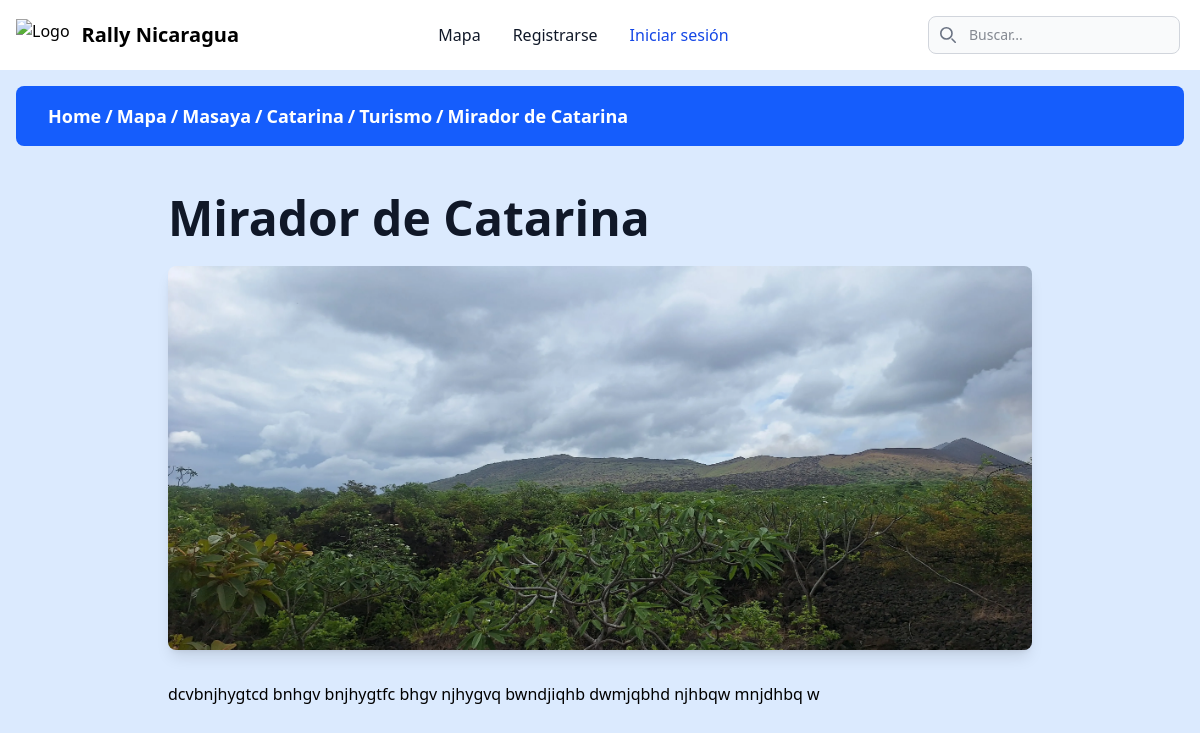
The page /home/maps/catarina/turismo/mirador-de-catarina/ on the database its author committed.
### page/models.py (models this page shows, shortened)
class Department(models.Model):
    name = models.CharField("Nombre", max_length=100, unique=True)
    description = models.TextField("Descripción", blank=True, null=True)
    slug = models.SlugField(max_length=120, unique=True, blank=True, help_text="Versión del nombre para URLs amigables.")
    def get_absolute_url(self):
        return reverse('maps-department', kwargs={'department_slug': self.slug})
    class Meta:
        verbose_name = "Departamento"
        verbose_name_plural = "Departamentos"
        ordering = ['name']

class Municipality(models.Model):
    name = models.CharField("Nombre", max_length=100)
    description = models.TextField("Descripción", blank=True, null=True)
    department = models.ForeignKey(Department, on_delete=models.CASCADE, related_name='municipalities', verbose_name="Departamento")
    slug = models.SlugField(max_length=120, unique=True, blank=True, help_text="Versión del nombre para URLs amigables. Se genera automáticamente.")
    def get_absolute_url(self):
        return reverse('municipality-detail', kwargs={'municipality_slug': self.slug})
    class Meta:
        verbose_name = "Municipio"
        verbose_name_plural = "Municipios"
        unique_together = ('name', 'department')
        ordering = ['department__name', 'name']

class Category(models.Model):
    name = models.CharField("Nombre", max_length=100, unique=True)
    slug = models.SlugField(max_length=120, unique=True, blank=True, help_text="Versión del nombre para URLs amigables.")
    description = models.TextField("Descripción", blank=True, null=True)
    class Meta:
        verbose_name = "Categoría"
        verbose_name_plural = "Categorías"
        ordering = ['name']

class ContentItem(models.Model):
    page = models.ForeignKey(CategoryPage, on_delete=models.CASCADE, related_name='items', verbose_name="Página de Categoría")
    title = models.CharField("Título", max_length=200)
    slug = models.SlugField(max_length=220, unique=True, blank=True, help_text="Se genera automáticamente para la URL.")
    summary = models.TextField("Resumen", help_text="Texto corto para mostrar en las listas.")
    image = models.ImageField("Imagen Principal", upload_to='static/img/', blank=True, null=True)
    body = models.TextField("Cuerpo del Contenido", help_text="El contenido detallado para la página del ítem.")
    published = models.BooleanField("Publicado", default=True)
    created_at = models.DateTimeField("Fecha de creación", auto_now_add=True)
    updated_at = models.DateTimeField("Última actualización", auto_now=True)
    def get_absolute_url(self):
        return reverse('content-item-detail', kwargs={
            'municipality_slug': self.page.municipality.slug,
            'category_slug': self.page.category.slug,
            'item_slug': self.slug
        })
    @property
    def municipality(self):
        return self.page.municipality
    @property
    def category(self):
        return self.page.category
    class Meta:
        verbose_name = "Ítem de Contenido"
        verbose_name_plural = "Ítems de Contenido"
        ordering = ['-created_at']

### page/views.py (the view)
# urls.py: path('home/maps/<slug:municipality_slug>/<slug:category_slug>/<slug:item_slug>/', content_item_detail, name='content-item-detail'),
def content_item_detail(request, municipality_slug, category_slug, item_slug):
    item = get_object_or_404(
        ContentItem,
        slug=item_slug,
        page__municipality__slug=municipality_slug,
        page__category__slug=category_slug,
        published=True
    )
    context = {
        'item': item,
        'page': item.page,
        'municipality': item.municipality,
        'category': item.category,
    }
    return render(request, 'page/content_item_detail.html', context)

### page/models.py (called while the page is built)
    def get_absolute_url(self):
        return reverse('category-page', kwargs={
            'municipality_slug': self.municipality.slug,
            'category_slug': self.category.slug
        })

### page/templates/page/content_item_detail.html
{% extends 'rally_nicaragua/base.html' %}
{% load breadcrumbs %}
{% load static %}
{% block content %}
{% render_breadcrumb %}
<div class="container mx-auto px-4 py-8 max-w-4xl">
    <article>
        <h1 class="text-4xl md:text-5xl font-extrabold text-gray-900 mb-4">
            {{ item.title }}
        </h1>
        {% if item.image %}
        <div class="my-6">
            <img src="{{ item.image.url }}" alt="Imagen de {{ item.title }}" class="w-full h-auto max-h-96 object-cover rounded-lg shadow-lg">
        </div>
        {% endif %}
        <div class="prose prose-lg max-w-none mt-8">
            {{ item.body|safe }}
        </div>
    </article>
</div>
{% endblock %}

### templates/components/breadcrumb.html
<div class="flex justify-center items-center p-4  w-full z-20">
  <div
    class="flex justify-start items-center w-full max-w-7xl bg-blue-600 backdrop-blur-sm py-4 px-8 rounded-lg flex-wrap gap-1">
    {% for item in breadcrumb %}
    {% if item.url %}
    <a href="{{ item.url }}" class="text-white font-bold text-lg">{{ item.name }}</a>
    {% if not forloop.last %}
    <span class="text-white font-bold text-lg">/</span>
    {% endif %}
    {% else %}
    <span class="text-white font-bold text-lg">{{ item.name }}</span>
    {% endif %}
    {% endfor %}
  </div>
</div>

### rows shown on the page
Department: name "Masaya"
Municipality: name "Catarina"
Category: name "Turismo"
ContentItem: name "Mirador de Catarina", title "Mirador de Catarina", image (picture), body "dcvbnjhygtcd bnhgv bnjhygtfc bhgv njhygvq bwndjiqhb dwmjqbhd njhbqw mnjdhbq w"

### other values the page prints
{{ item.name }} "Home" "Mapa"
